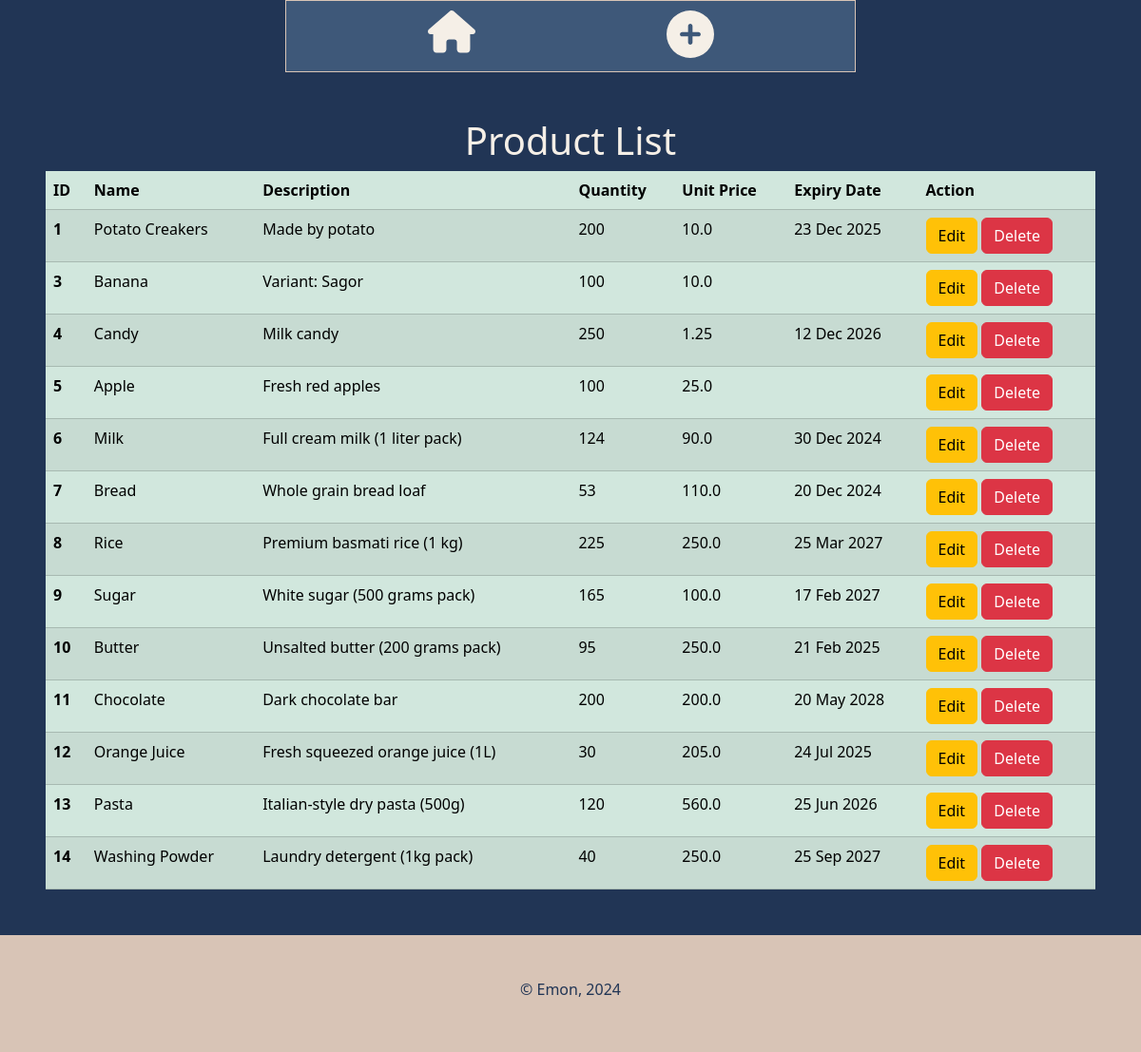
Before: / with the older database file.
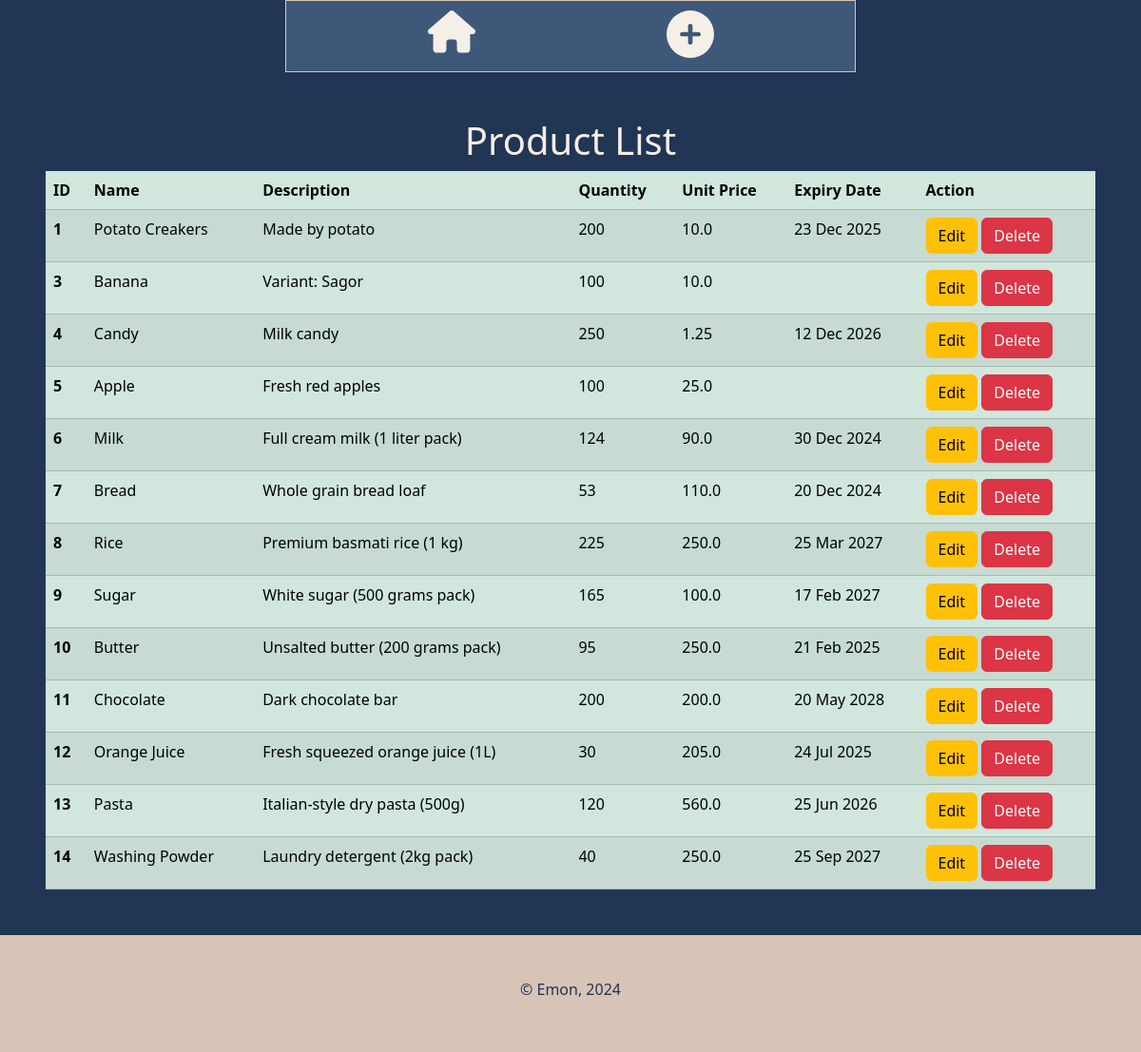
After: the same page with the newer database file.
### mainApp/models.py (models this page shows, shortened)
class Product(models.Model):
    id = models.IntegerField(primary_key=True)
    name = models.CharField(max_length=100)
    description = models.TextField()
    quantity = models.IntegerField()
    price = models.FloatField()
    expiry_date = models.DateTimeField(blank=True, null=True)

### mainApp/views.py (the view)
# urls.py: 2. Add a URL to urlpatterns:  path('', views.home, name='home')
def home(request):
    products = models.Product.objects.all()
    return render(request, 'home.html', {'products' : products})

### mainApp/templates/home.html (shortened to what this page needs)
{% extends 'base.html' %}
{% block content %}
<h1 class="text-center">Product List</h1>
{% if products %}
    <table class="table table-success table-striped">
        <thead>
            <tr>
                <th scope="col">ID</th>
                <th scope="col">Name</th>
                <th scope="col">Description</th>
                <th scope="col">Quantity</th>
                <th scope="col">Unit Price</th>
                <th scope="col">Expiry Date</th>
                <th scope="col">Action</th>
            </tr>
        </thead>
        <tbody>
            {% for product in products %}
                <tr>
                    <th scope="row">{{ product.id }}</th>
                    <td>{{ product.name }}</td>
                    <td>{{ product.description }}</td>
                    <td>{{ product.quantity }}</td>
                    <td>{{ product.price }}</td>
                    <td>{{ product.expiry_date | date:"d M Y" }}</td>
                    <td>
                        <a href="{% url 'edit' product.id %}" class="btn btn-warning">Edit</a>
                        <a href="{% url 'delete' product.id %}" class="btn btn-danger">Delete</a>
                    </td>
                </tr>
            {% endfor %}
        </tbody>
    </table>
{% else %}
    <h3 class="text-center">No product available to view</h3>
{% endif %}
{% endblock %}

### templates/base.html (shortened to what this page needs)
{% load static %}
<!DOCTYPE html>
<html lang="en">
<head>
    <link href="https://cdn.jsdelivr.net/npm/bootstrap@5.3.3/dist/css/bootstrap.min.css" rel="stylesheet"
>
    <link rel="stylesheet" href="https://cdnjs.cloudflare.com/ajax/libs/font-awesome/6.7.2/css/all.min.css"
 />
    <link rel="stylesheet" href="{% static 'style.css' %}">
</head>
<body class="body-container">
    <nav class="nav-container d-flex justify-content-around px-5">
        <a href="{% url 'home' %}"><i class="fa-solid fa-house nav-icon"></i></a>
        <a href="{% url 'new_product' %}"><i class="fa-solid fa-circle-plus nav-icon"></i></a>
    </nav>
    <div class="content-container m-5">
        {% block content %}
        {% endblock %}
    </div>
    <footer class="footer-container text-center p-5">
        <h6>&copy; Emon, 2024</h6>
    </footer>
</body>
</html>

### static/style.css (style rules this page uses)
.body-container { background-color: #213555; color: #F5EFE7; }
.nav-container { background-color: #3E5879; margin: 0 25%; border: 1px solid #D8C4B6; }
.nav-icon { width: 50px; height: auto; padding: 10px; color: #F5EFE7; }
.footer-container { background-color: #D8C4B6; color: #213555; }

Changed rows visible on the page:
changed Product "Washing Powder": description "Laundry detergent (1kg pack)" → "Laundry detergent (2kg pack)"
